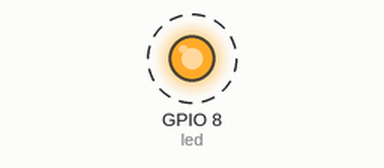
Simulated run of this program. Board: ESP32 board running MicroPython. Shown: output pins drawn as LEDs (lit = HIGH). Dashed ring = blinking. What the program prints to the serial console is not drawn.

Above: at 0.5 s.
Timing chart, 0 to 4.6 s (numbered marks = the images above):
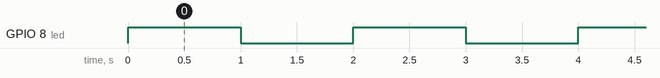

Measured:
- by itself, GPIO 8 (led): alternates HIGH for 1.0 s and LOW for 1.0 s

The program:

led_blink_sir.py
```python
#micro python script

#led blinking script

import machine
import time

#create object for LED pin

#led_pin = machine.Pin(8,machine.Pin.OUT)

led = machine.Pin(8,machine.Pin.OUT)
while True:
    try:
         ''' led_pin.on()
       # led_pin.value(1)
        print("LED IS ON")
        time.sleep(1)
       # led_pin(0)
        print("LED IS OF")
        time.sleep(1)'''
         led.value(not led.value())
         print("LED IS ON" if led.value() else "LED IS OFF")
         time.sleep(1)
    except KeyboardInterrupt:
        print("EXIT")
        break

        
```
